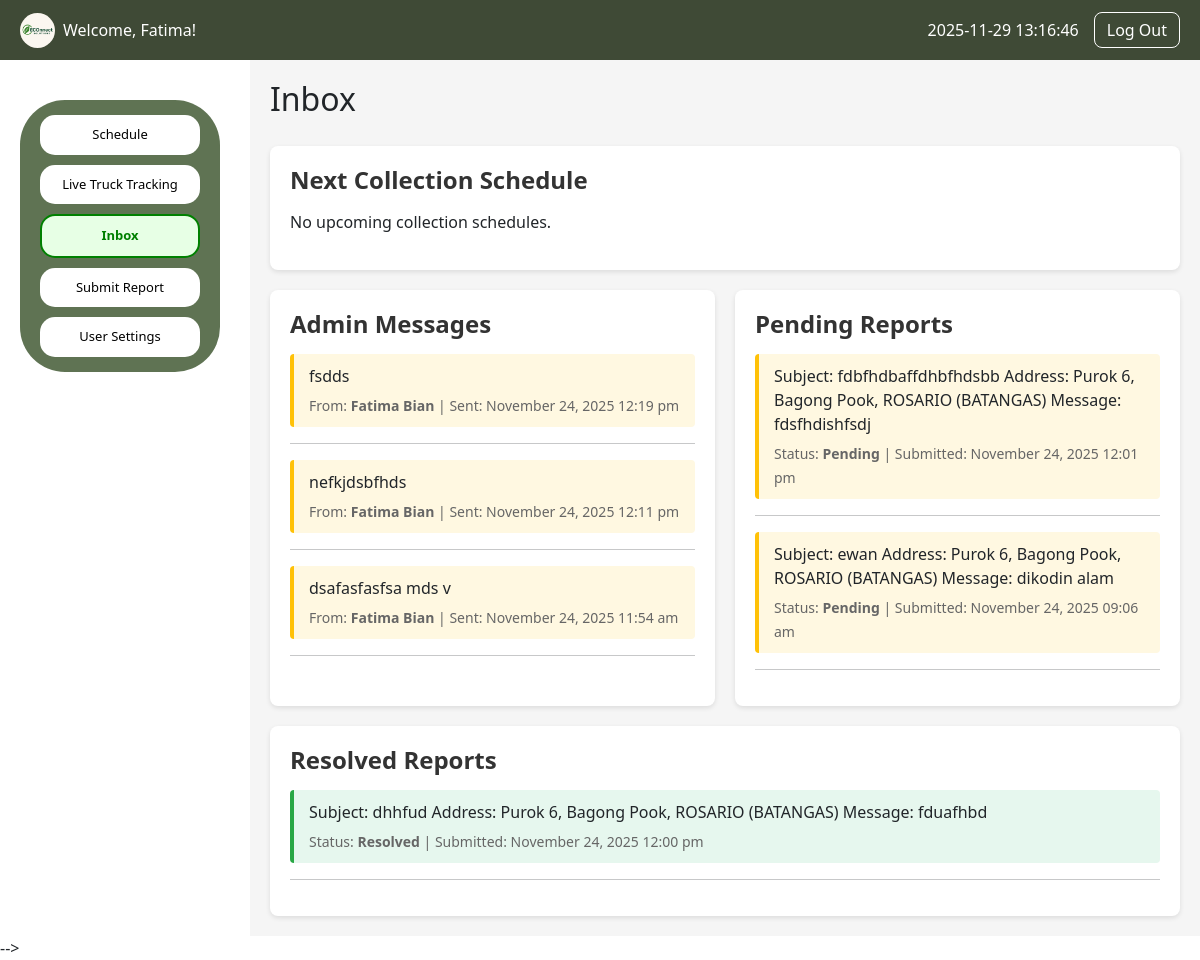
The page /users/inbox.php (signed in) on the database as committed earlier.
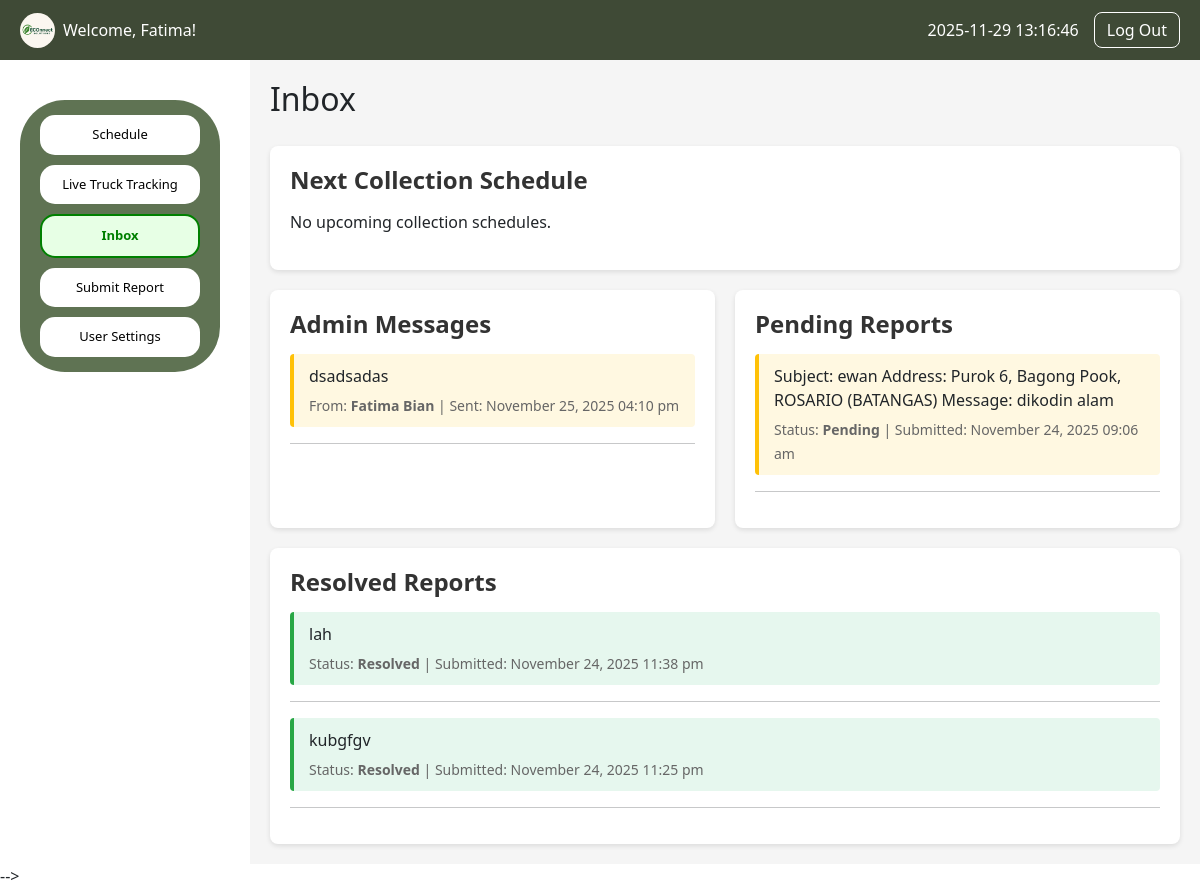
The same page on the database as committed later.
### tables this page shows
CREATE TABLE `users` (
  `id` int(10) UNSIGNED NOT NULL,
  `fname` varchar(50) NOT NULL,
  `mname` varchar(50) DEFAULT NULL,
  `lname` varchar(50) NOT NULL,
  `suffix` varchar(10) DEFAULT NULL,
  `contact` varchar(15) NOT NULL,
  `email` varchar(100) NOT NULL,
  `region` varchar(50) NOT NULL,
  `province` varchar(50) NOT NULL,
  `city` varchar(50) NOT NULL,
  `barangay` varchar(50) NOT NULL,
  `street` varchar(100) DEFAULT NULL,
  `zip` varchar(10) DEFAULT NULL,
  `username` varchar(255) DEFAULT NULL,
  `password` varchar(255) NOT NULL,
  `created_at` timestamp NOT NULL DEFAULT current_timestamp(),
  `status` varchar(20) NOT NULL DEFAULT 'Active',
  `full_name` varchar(200) GENERATED ALWAYS AS (concat(`fname`,' ',ifnull(`mname`,''),' ',`lname`,' ',ifnull(`suffix`,''))) STORED
);

CREATE TABLE `user_inbox` (
  `id` int(11) NOT NULL,
  `admin_id` int(11) NOT NULL,
  `user_id` int(10) UNSIGNED NOT NULL,
  `message` text DEFAULT NULL,
  `subject` varchar(255) DEFAULT NULL,
  `status` enum('Unread','Read') DEFAULT 'Unread',
  `created_at` timestamp NOT NULL DEFAULT current_timestamp()
);

CREATE TABLE `barangay_admins` (
  `id` int(11) NOT NULL,
  `full_name` varchar(100) NOT NULL,
  `barangay` varchar(100) NOT NULL,
  `username` varchar(100) NOT NULL,
  `password` varchar(255) NOT NULL,
  `created_at` timestamp NOT NULL DEFAULT current_timestamp(),
  `email` varchar(100) DEFAULT '',
  `status` varchar(20) NOT NULL DEFAULT 'Active'
);

CREATE TABLE `complaints` (
  `id` int(11) NOT NULL,
  `full_name` varchar(100) NOT NULL,
  `email` varchar(100) NOT NULL,
  `phone` varchar(20) NOT NULL,
  `message` text NOT NULL,
  `status` enum('Pending','Resolved') DEFAULT 'Pending',
  `created_at` timestamp NOT NULL DEFAULT current_timestamp()
);

### users/inbox.php (the view, shortened to what this page needs)
<?php
include 'db_connect.php';
include 'header.php';
include 'nav.php';
$user_id = $_SESSION['user_id'] ?? null;
$stmt = $conn->prepare("SELECT * FROM users WHERE id = ?");
$stmt->bind_param("i", $user_id);
$stmt->execute();
$user = $stmt->get_result()->fetch_assoc();
$barangay = $user['barangay'];
$reportStmt = $conn->prepare("SELECT * FROM complaints WHERE email = ? ORDER BY created_at DESC");
$reportStmt->bind_param("s", $user['email']);
$reportStmt->execute();
$reports = $reportStmt->get_result()->fetch_all(MYSQLI_ASSOC);
$pending_reports = array_filter($reports, fn($r) => $r['status'] !== 'Resolved');
$resolved_reports = array_filter($reports, fn($r) => $r['status'] === 'Resolved');
$nextStmt = $conn->prepare("
    SELECT *
    FROM collection_schedule
    WHERE barangay = ? AND date >= CURDATE()
    ORDER BY date ASC, time ASC
    LIMIT 1
");
$nextStmt->bind_param("s", $barangay);
$nextStmt->execute();
$nextSchedule = $nextStmt->get_result()->fetch_assoc();
$msgStmt = $conn->prepare("
    SELECT ui.*, ba.full_name AS admin_name
    FROM user_inbox ui
    JOIN barangay_admins ba ON ui.admin_id = ba.id
    WHERE ui.user_id = ?
    ORDER BY ui.created_at DESC
");
$msgStmt->bind_param("i", $user_id);
$msgStmt->execute();
$admin_messages = $msgStmt->get_result()->fetch_all(MYSQLI_ASSOC);
?>
<!DOCTYPE html>
<html lang="en">
<head>
</head>
<body>
<div class="inbox-wrapper">
    <h2>Inbox</h2>
    <div class="message-box">
        <h4>Next Collection Schedule</h4>
        <?php if($nextSchedule): ?>
            <p>Your next collection is scheduled on
            <strong><?= date("F d, Y", strtotime($nextSchedule['date'])) ?></strong>
            at <strong><?= date("g:i a", strtotime($nextSchedule['time'])) ?></strong>.</p>
        <?php else: ?>
            <p>No upcoming collection schedules.</p>
        <?php endif; ?>
    </div>
    <div class="inbox-row">
        <div class="inbox-col message-box">
            <h4>Admin Messages</h4>
            <?php if($admin_messages): ?>
                <?php foreach($admin_messages as $msg): ?>
                    <div class="message-entry <?= $msg['status'] == 'Read' ? 'resolved' : 'pending' ?>">
                        <p><?= htmlspecialchars($msg['message']) ?></p>
                        <small>From: <strong><?= htmlspecialchars($msg['admin_name']) ?></strong> | Sent: <?= date("F d, Y h:i a", strtotime($msg['created_at'])) ?></small>
                    </div>
                    <hr>
                <?php endforeach; ?>
            <?php else: ?>
                <p>No messages from admin.</p>
            <?php endif; ?>
        </div>
        <div class="inbox-col message-box">
            <h4>Pending Reports</h4>
            <?php if($pending_reports): ?>
                <?php foreach($pending_reports as $report): ?>
                    <div class="message-entry pending">
                        <p><?= htmlspecialchars($report['message']) ?></p>
                        <small>Status: <strong><?= $report['status'] ?></strong> | Submitted: <?= date("F d, Y h:i a", strtotime($report['created_at'])) ?></small>
                    </div>
                    <hr>
                <?php endforeach; ?>
            <?php else: ?>
                <p>No pending reports.</p>
            <?php endif; ?>
        </div>
        <div class="inbox-col message-box">
            <h4>Resolved Reports</h4>
            <?php if($resolved_reports): ?>
                <?php foreach($resolved_reports as $report): ?>
                    <div class="message-entry resolved">
                        <p><?= htmlspecialchars($report['message']) ?></p>
                        <small>Status: <strong><?= $report['status'] ?></strong> | Submitted: <?= date("F d, Y h:i a", strtotime($report['created_at'])) ?></small>
                    </div>
                    <hr>
                <?php endforeach; ?>
            <?php else: ?>
                <p>No resolved reports.</p>
            <?php endif; ?>
        </div>
    </div>
</div>
</body>
</html>

### users/header.php (shortened to what this page needs)
<?php
include 'db_connect.php';
$user_id = $_SESSION['user_id'];
$stmt = $conn->prepare("SELECT username FROM users WHERE id = ?");
$stmt->bind_param("i", $user_id);
$stmt->execute();
$result = $stmt->get_result();
$user = $result->fetch_assoc();
$username = $user['username'] ?? 'User';
?>
<!DOCTYPE html>
<html lang="en">
<head>
    <link rel="stylesheet" href="users.css">
</head>
<body>
<div class="header">
    <div class="logo">
        <img src="../img/logoo.png" alt="Logo">
        <span>Welcome, <?= htmlspecialchars($username) ?>!</span>
    </div>
    <div class="header-right">
        <div class="current-time"><?php echo date("Y-m-d H:i:s"); ?></div>
        <a href="?logout=true" class="logout-btn">Log Out</a>
    </div>
</div>
</body>
</html>

### users/nav.php (shortened to what this page needs)
<!DOCTYPE html>
<html lang="en">
<head>
    <link rel="stylesheet" href="users.css">
    <link href="https://cdn.jsdelivr.net/npm/bootstrap@5.3.2/dist/css/bootstrap.min.css" rel="stylesheet">
</head>
<body>
<?php
$currentPage = basename($_SERVER['PHP_SELF']);
?>
<div class="sidebar d-none d-md-block" id="sidebarMenu">
    <button class="<?= ($currentPage == 'usersDash.php') ? 'active' : '' ?>" onclick="location.href='usersDash.php'">Schedule</button>
    <button class="<?= ($currentPage == 'live_truck_tracking.php') ? 'active' : '' ?>" onclick="location.href='live_truck_tracking.php'">Live Truck Tracking</button>
    <button class="<?= ($currentPage == 'inbox.php') ? 'active' : '' ?>" onclick="location.href='inbox.php'">Inbox</button>
    <button class="<?= ($currentPage == 'submit_report.php') ? 'active' : '' ?>" onclick="location.href='submit_report.php'">Submit Report</button>
    <button class="<?= ($currentPage == 'user_settings.php') ? 'active' : '' ?>" onclick="location.href='user_settings.php'">User Settings</button>
</div>
</body>
</html>

### users/footer.php (shortened to what this page needs)
</body>
</html>

### users/users.css (style rules this page uses)
body { margin: 0; font-family: Georgia, serif; background-color: #f8f8f8; padding-top: 60px; }
.header { width: 100%; background-color: #3f4a36; color: white; padding: 10px 20px; display: flex; align-items: center; justify-content: space-between; position: fixed; top: 0; left: 0; z-index: 9999; height: 60px; }
.header .logo { display: flex; align-items: center; gap: 8px; }
.header img { height: 35px; border-radius: 50%; }
.header-right { display: flex; align-items: center; gap: 15px; }
.logout-btn { color: white; background: transparent; border: 1px solid white; border-radius: 8px; padding: 5px 12px; text-decoration: none; font-weight: 500; }
.sidebar { position: fixed; top: 100px; left: 20px; width: 200px; height: auto; background-color: #5f7353; padding: 10px 0; box-sizing: border-box; z-index: 999; border-radius: 45px; }
.sidebar button { width: 160px; margin: 5px 20px; padding: 10px; background-color: white; border: none; font-size: 13px; cursor: pointer; border-radius: 15px; transition: 0.3s; }
.sidebar .active { background-color: #e7ffe5; color: green; font-weight: bold; border: 2px solid green; }

### users/inbox.php (style rules this page uses)
.inbox-wrapper { margin-left: 250px; padding: 20px; min-height: 100vh; background-color: #f5f5f5; display: flex; flex-direction: column; gap: 20px; }
.message-box { background-color: #ffffff; border-radius: 8px; padding: 20px; box-shadow: 0 2px 5px rgba(0,0,0,0.1); }
.message-box h4 { margin-bottom: 15px; color: #333; font-weight: 600; }
.message-entry { padding: 10px 15px; border-left: 4px solid #007bff; border-radius: 4px; background-color: #f9f9f9; margin-bottom: 10px; }
.message-entry.resolved { border-left-color: #28a745; background-color: #e6f7ee; }
.message-entry.pending { border-left-color: #ffc107; background-color: #fff8e1; }
.message-entry p { margin: 0 0 5px 0; word-wrap: break-word; }
.message-entry small { color: #666; }
.inbox-row { display: flex; gap: 20px; flex-wrap: wrap; }
.inbox-col { flex: 1; min-width: 300px; }

Rows that differ between the two databases and show on the page:
removed user_inbox: message "fsdds", admin.full_name "Fatima Bian", created_at "November 24, 2025 12:19 pm"
removed user_inbox: message "nefkjdsbfhds", admin.full_name "Fatima Bian", created_at "November 24, 2025 12:11 pm"
removed user_inbox: message "dsafasfasfsa mds v", admin.full_name "Fatima Bian", created_at "November 24, 2025 11:54 am"
removed complaints: message "Subject: fdbfhdbaffdhbfhdsbb Address: Purok 6, Bagong Pook, ROSARIO (BATANGAS) Message: fdsfhdishfsdj", status "Pending", created_at "November 24, 2025 12:01 pm", shown under "Pending Reports"
removed complaints: message "Subject: dhhfud Address: Purok 6, Bagong Pook, ROSARIO (BATANGAS) Message: fduafhbd", status "Resolved", created_at "November 24, 2025 12:00 pm", shown under "Resolved Reports"
added user_inbox: message "dsadsadas", admin.full_name "Fatima Bian", created_at "November 25, 2025 04:10 pm"
added complaints: message "lah", status "Resolved", created_at "November 24, 2025 11:38 pm", shown under "Resolved Reports"
added complaints: message "kubgfgv", status "Resolved", created_at "November 24, 2025 11:25 pm", shown under "Resolved Reports"
